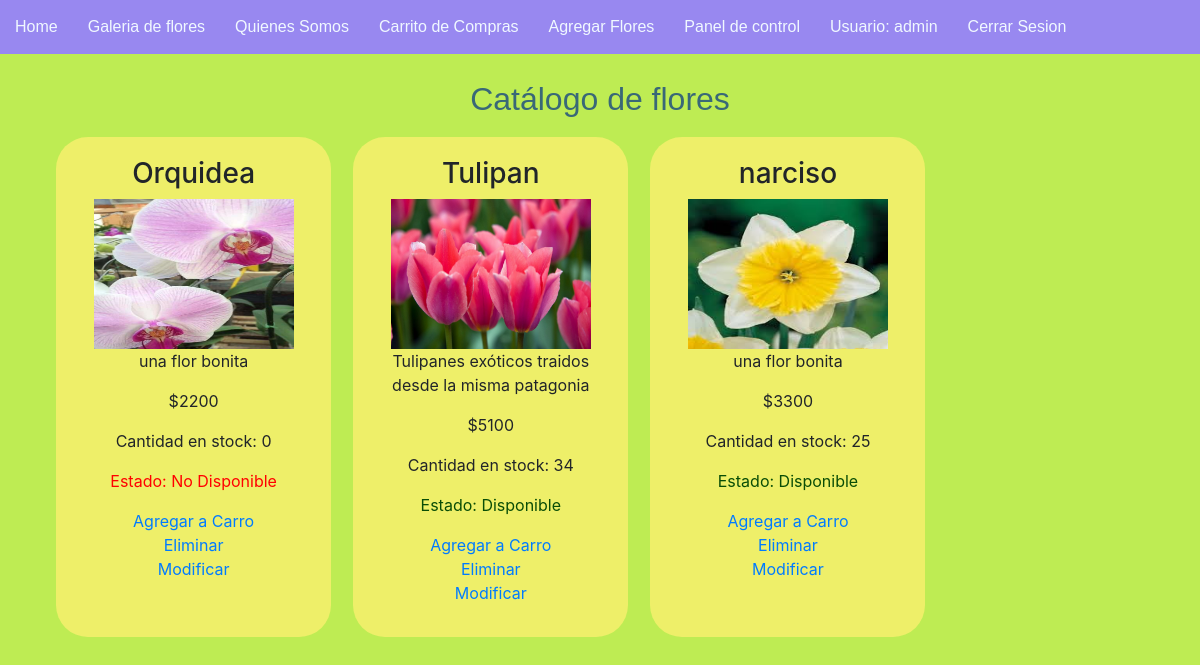
/galeria (signed in), run on the app's committed database.
### floreria/models.py (models this page shows, shortened)
class Flores(models.Model):
    name=models.CharField(max_length=100, primary_key=True)
    foto=models.ImageField(upload_to="flor",null=False)
    descripcion=models.TextField(max_length=300, null=False)
    valor=models.IntegerField(null=False)
    stock=models.IntegerField(null=False)

### floreria/views.py (the view)
# urls.py: path('galeria',galeria,name='GALE'),
def galeria(request):
    flowers = Flores.objects.all()  # select * from pelicula
    return render(request, 'core/galeria.html', {'listaflores': flowers})

### floreria/templates/core/galeria.html (shortened to what this page needs)
    {% extends "core/base.html" %}
    {% load static %}
    {% block contenido %}
        <h2>Catálogo de flores</h2>
    {% for f in listaflores %}
         <div class="flores">
            <h3>{{f.name}}</h3>
            <img class="galeriaimg" src="{{f.foto.url}}">
            <p>{{f.descripcion}}</p>
            <p>${{f.valor}}</p>
            <p>Cantidad en stock: {{f.stock}}</p>
            {%if f.stock >= 1 %}
            <p style="color:rgb(9, 77, 6)">Estado: Disponible</p>
            {% else %}
            <p style="color: red">Estado: No Disponible</p>
            {% endif %}
            {% if user.is_authenticated %}
            <div>
                    <a href="{% url 'ANADIR_CARRO' f.name %}">Agregar a Carro</a>
            </div>
            {% endif %}
            {% if user.is_superuser %}
            <div>
                <a href="{% url 'ELIMINAR' f.name %}">Eliminar</a>
            </div>
            <div>
                <a href="{% url 'MODIFICA' f.name %}">Modificar</a>
            </div>
            {% endif %}
        </div>
    {% endfor %}
    {% endblock contenido %}

### floreria/templates/core/base.html (shortened to what this page needs)
<!DOCTYPE html>
<html lang="en">
{% load static %}
<head>
    <link rel="stylesheet" href="https://stackpath.bootstrapcdn.com/bootstrap/4.3.1/css/bootstrap.min.css"
>
    <link href="{% static 'core/css/estilos_floreria.css' %}" type="text/css" rel="stylesheet">
</head>
<body>
    <header>
        <nav>
            <ol>
                <li>
                    <a href="{% url 'HOME' %}"> Home</a>
                </li>
                <li>
                    <a href="{% url 'GALE' %}"> Galeria de flores</a>
                </li>
                <li>
                    <a href="{% url 'QUIEN' %}"> Quienes Somos</a>
                </li>
                {% if user.is_authenticated %}
                <li>
                        <a href="{% url 'SHOP' %}"> Carrito de Compras</a>
                </li>
                {% if user.is_superuser %}
                <li>
                    <a href="{% url 'AGREGAR' %}">Agregar Flores</a>
                </li>
                <li>
                    <a href="{% url 'ADMIN' %}">Panel de control</a>
                </li>
                {% endif %}
                <li>
                    <a href="#">Usuario: {{user.username}}</a>
                </li>
                <li>
                    <a href="{% url 'LOGOUT' %}"> Cerrar Sesion</a>
                </li>
                {% endif %}
            </ol>
        </nav>
    </header>
    <section>
        <div class="container">
                {% block contenido %}
                {% endblock contenido %}
        </div>
    </section>
</body>
</html>

### floreria/static/core/css/estilos_floreria.css (style rules this page uses)
* { margin: 0; padding: 0; }
ol, ul { list-style: none; }
header { width: 100%; position: fixed; z-index: 100; }
body { background-color: rgb(190, 236, 83); }
nav { background-color: rgb(152, 136, 240); width: 100%; overflow: auto; }
nav a { color: aliceblue; }
nav li { float: left; list-style: none; display: block; background-color: rgb(152, 136, 240); font-family: Arial, Helvetica, sans-serif; padding: 15px; }
h2 { color: rgb(57, 104, 119); font-family: Arial, Helvetica, sans-serif; text-align: center; }
section { padding-top: 80px; }
.galeriaimg { width: 200px; height: 150px; }
.flores { padding: 20px; margin-left: 1%; background-color: rgba(240, 240, 106, 0.966); float: left; border-radius: 2em; text-align: center; margin: 1%; width: 275px; height: 500px; }

### data on the page
Flores: name "Orquidea", foto (picture), descripcion "una flor bonita", valor "2200", stock "0", shows "Estado: No Disponible"
Flores: name "Tulipan", foto (picture), descripcion "Tulipanes exóticos traidos desde la misma patagonia", valor "5100", stock "34", shows "Estado: Disponible"
Flores: name "narciso", foto (picture), descripcion "una flor bonita", valor "3300", stock "25", shows "Estado: Disponible"

### other printed values
{{ user.username }} "admin"
